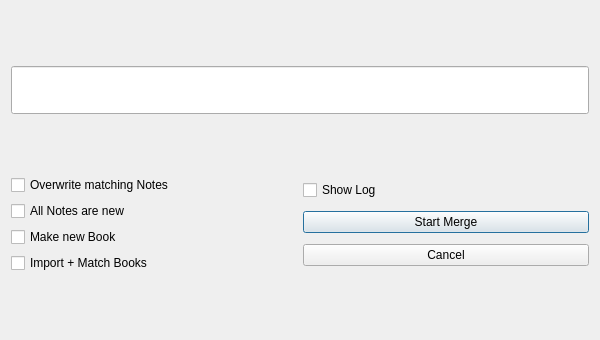
<?xml version="1.0" encoding="UTF-8"?>
<ui version="4.0">
 <author>Copyright (C) 2010 Bernd Stramm</author>
 <class>ImportDialog</class>
 <widget class="QDialog" name="ImportDialog">
  <property name="geometry">
   <rect>
    <x>0</x>
    <y>0</y>
    <width>600</width>
    <height>340</height>
   </rect>
  </property>
  <property name="sizePolicy">
   <sizepolicy hsizetype="Expanding" vsizetype="MinimumExpanding">
    <horstretch>0</horstretch>
    <verstretch>0</verstretch>
   </sizepolicy>
  </property>
  <property name="windowTitle">
   <string>Merge Notes</string>
  </property>
  <property name="windowIcon">
   <iconset resource="../nota.qrc">
    <normaloff>:/img/nb.png</normaloff>:/img/nb.png</iconset>
  </property>
  <layout class="QGridLayout" name="gridLayout">
   <item row="0" column="0" colspan="2">
    <widget class="QLineEdit" name="importPath">
     <property name="sizePolicy">
      <sizepolicy hsizetype="Expanding" vsizetype="Fixed">
       <horstretch>0</horstretch>
       <verstretch>0</verstretch>
      </sizepolicy>
     </property>
     <property name="minimumSize">
      <size>
       <width>0</width>
       <height>48</height>
      </size>
     </property>
    </widget>
   </item>
   <item row="1" column="0">
    <layout class="QVBoxLayout" name="verticalLayout_2">
     <item>
      <widget class="QCheckBox" name="overwriteOld">
       <property name="text">
        <string>Overwrite matching Notes</string>
       </property>
       <attribute name="buttonGroup">
        <string>newNotesGroup</string>
       </attribute>
      </widget>
     </item>
     <item>
      <widget class="QCheckBox" name="addNew">
       <property name="text">
        <string>All Notes are new</string>
       </property>
       <attribute name="buttonGroup">
        <string>newNotesGroup</string>
       </attribute>
      </widget>
     </item>
     <item>
      <widget class="QCheckBox" name="oneNewBook">
       <property name="text">
        <string>Make new Book</string>
       </property>
       <attribute name="buttonGroup">
        <string>bookGroup</string>
       </attribute>
      </widget>
     </item>
     <item>
      <widget class="QCheckBox" name="importMergeBooks">
       <property name="text">
        <string>Import + Match Books</string>
       </property>
       <attribute name="buttonGroup">
        <string>bookGroup</string>
       </attribute>
      </widget>
     </item>
    </layout>
   </item>
   <item row="1" column="1">
    <layout class="QVBoxLayout" name="verticalLayout">
     <item>
      <widget class="QCheckBox" name="showLog">
       <property name="text">
        <string>Show Log</string>
       </property>
      </widget>
     </item>
     <item>
      <widget class="QPushButton" name="startButton">
       <property name="text">
        <string>Start Merge</string>
       </property>
      </widget>
     </item>
     <item>
      <widget class="QPushButton" name="cancelButton">
       <property name="text">
        <string>Cancel</string>
       </property>
      </widget>
     </item>
    </layout>
   </item>
  </layout>
 </widget>
 <resources>
  <include location="../nota.qrc"/>
 </resources>
 <connections/>
 <buttongroups>
  <buttongroup name="newNotesGroup"/>
  <buttongroup name="bookGroup"/>
 </buttongroups>
</ui>
